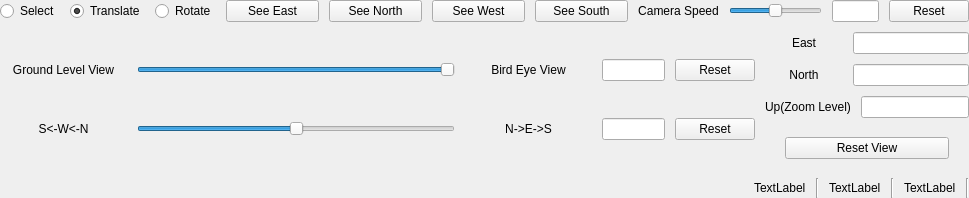
         <widget class="QFrame" name="frame_2">
          <layout class="QVBoxLayout" name="verticalLayout_mainwidget" stretch="0,10,0,0,0">
           <property name="spacing">
            <number>10</number>
           </property>
           <property name="sizeConstraint">
            <enum>QLayout::SetMinimumSize</enum>
           </property>
           <property name="leftMargin">
            <number>0</number>
           </property>
           <property name="topMargin">
            <number>0</number>
           </property>
           <property name="rightMargin">
            <number>0</number>
           </property>
           <property name="bottomMargin">
            <number>0</number>
           </property>
           <item>
            <layout class="QHBoxLayout" name="horizontalLayout_veiwbar" stretch="0,0,0,2,2,2,2,1,2,1,1">
             <item>
              <widget class="QRadioButton" name="rbtn_view_select">
               <property name="enabled">
                <bool>true</bool>
               </property>
               <property name="text">
                <string>Select</string>
               </property>
              </widget>
             </item>
             <item>
              <widget class="QRadioButton" name="rbtn_view_trans">
               <property name="styleSheet">
                <string notr="true"/>
               </property>
               <property name="text">
                <string>Translate</string>
               </property>
               <property name="checked">
                <bool>true</bool>
               </property>
              </widget>
             </item>
             <item>
              <widget class="QRadioButton" name="rbtn_view_rotate">
               <property name="text">
                <string>Rotate</string>
               </property>
              </widget>
             </item>
             <item>
              <widget class="QPushButton" name="btn_view_xy">
               <property name="text">
                <string>See East</string>
               </property>
              </widget>
             </item>
             <item>
              <widget class="QPushButton" name="btn_view_yz">
               <property name="text">
                <string>See North</string>
               </property>
              </widget>
             </item>
             <item>
              <widget class="QPushButton" name="btn_view_zx">
               <property name="text">
                <string>See West</string>
               </property>
              </widget>
             </item>
             <item>
              <widget class="QPushButton" name="btn_view_south">
               <property name="text">
                <string>See South</string>
               </property>
              </widget>
             </item>
             <item>
              <widget class="QLabel" name="label_camera_speed">
               <property name="layoutDirection">
                <enum>Qt::LeftToRight</enum>
               </property>
               <property name="text">
                <string>Camera Speed</string>
               </property>
               <property name="alignment">
                <set>Qt::AlignCenter</set>
               </property>
              </widget>
             </item>
             <item>
              <widget class="QSlider" name="slider_camera_speed">
               <property name="minimum">
                <number>-10</number>
               </property>
               <property name="maximum">
                <number>10</number>
               </property>
               <property name="orientation">
                <enum>Qt::Horizontal</enum>
               </property>
              </widget>
             </item>
             <item>
              <widget class="QLineEdit" name="edit_camera_speed">
               <property name="alignment">
                <set>Qt::AlignCenter</set>
               </property>
              </widget>
             </item>
             <item>
              <widget class="QPushButton" name="reset_camera_speed">
               <property name="text">
                <string>Reset</string>
               </property>
              </widget>
             </item>
            </layout>
           </item>
           <item>
            <layout class="QVBoxLayout" name="verticalLayout_opengl"/>
           </item>
           <item>
            <layout class="QHBoxLayout" name="horizontalLayout_2" stretch="6,0">
             <item>
              <layout class="QVBoxLayout" name="verticalLayout_5">
               <item>
                <layout class="QHBoxLayout" name="horizontalLayout_rotation_x" stretch="2,5,2,1,1">
                 <property name="spacing">
                  <number>10</number>
                 </property>
                 <item>
                  <widget class="QLabel" name="label_x">
                   <property name="sizePolicy">
                    <sizepolicy hsizetype="MinimumExpanding" vsizetype="Minimum">
                     <horstretch>0</horstretch>
                     <verstretch>0</verstretch>
                    </sizepolicy>
                   </property>
                   <property name="layoutDirection">
                    <enum>Qt::LeftToRight</enum>
                   </property>
                   <property name="text">
                    <string>Ground Level View</string>
                   </property>
                   <property name="textFormat">
                    <enum>Qt::AutoText</enum>
                   </property>
                   <property name="alignment">
                    <set>Qt::AlignCenter</set>
                   </property>
                  </widget>
                 </item>
                 <item>
                  <widget class="QSlider" name="slider_x">
                   <property name="minimum">
                    <number>-90</number>
                   </property>
                   <property name="maximum">
                    <number>0</number>
                   </property>
                   <property name="orientation">
                    <enum>Qt::Horizontal</enum>
                   </property>
                  </widget>
                 </item>
                 <item>
                  <widget class="QLabel" name="label">
                   <property name="sizePolicy">
                    <sizepolicy hsizetype="MinimumExpanding" vsizetype="Minimum">
                     <horstretch>0</horstretch>
                     <verstretch>0</verstretch>
                    </sizepolicy>
                   </property>
                   <property name="text">
                    <string>Bird Eye View</string>
                   </property>
                   <property name="alignment">
                    <set>Qt::AlignCenter</set>
                   </property>
                  </widget>
                 </item>
                 <item>
                  <widget class="QLineEdit" name="edit_xRot">
                   <property name="sizePolicy">
                    <sizepolicy hsizetype="Expanding" vsizetype="Fixed">
                     <horstretch>0</horstretch>
                     <verstretch>0</verstretch>
                    </sizepolicy>
                   </property>
                   <property name="alignment">
                    <set>Qt::AlignCenter</set>
                   </property>
                  </widget>
                 </item>
                 <item>
                  <widget class="QPushButton" name="reset_xRot">
                   <property name="text">
                    <string>Reset</string>
                   </property>
                  </widget>
                 </item>
                </layout>
               </item>
               <item>
                <layout class="QHBoxLayout" name="horizontalLayout_rotation_z" stretch="2,5,2,1,1">
                 <property name="spacing">
                  <number>10</number>
                 </property>
                 <item>
                  <widget class="QLabel" name="label_z">
                   <property name="sizePolicy">
                    <sizepolicy hsizetype="MinimumExpanding" vsizetype="Preferred">
                     <horstretch>0</horstretch>
                     <verstretch>0</verstretch>
                    </sizepolicy>
                   </property>
                   <property name="text">
                    <string>S&lt;-W&lt;-N</string>
                   </property>
                   <property name="alignment">
                    <set>Qt::AlignCenter</set>
                   </property>
                  </widget>
                 </item>
                 <item>
                  <widget class="QSlider" name="slider_z">
                   <property name="minimum">
                    <number>-180</number>
                   </property>
                   <property name="maximum">
                    <number>180</number>
                   </property>
                   <property name="orientation">
                    <enum>Qt::Horizontal</enum>
                   </property>
                  </widget>
                 </item>
                 <item>
                  <widget class="QLabel" name="label_2">
                   <property name="sizePolicy">
                    <sizepolicy hsizetype="MinimumExpanding" vsizetype="Preferred">
                     <horstretch>0</horstretch>
                     <verstretch>0</verstretch>
                    </sizepolicy>
                   </property>
                   <property name="text">
                    <string>N-&gt;E-&gt;S</string>
                   </property>
                   <property name="alignment">
                    <set>Qt::AlignCenter</set>
                   </property>
                  </widget>
                 </item>
                 <item>
                  <widget class="QLineEdit" name="edit_zRot">
                   <property name="alignment">
                    <set>Qt::AlignCenter</set>
                   </property>
                  </widget>
                 </item>
                 <item>
                  <widget class="QPushButton" name="reset_zRot">
                   <property name="text">
                    <string>Reset</string>
                   </property>
                  </widget>
                 </item>
                </layout>
               </item>
              </layout>
             </item>
             <item>
              <layout class="QVBoxLayout" name="verticalLayout_6" stretch="1,1,1,1">
               <item>
                <layout class="QHBoxLayout" name="horizontalLayout_3" stretch="4,6">
                 <item>
                  <widget class="QLabel" name="label_east">
                   <property name="text">
                    <string>East</string>
                   </property>
                   <property name="alignment">
                    <set>Qt::AlignCenter</set>
                   </property>
                  </widget>
                 </item>
                 <item>
                  <widget class="QLineEdit" name="edit_east"/>
                 </item>
                </layout>
               </item>
               <item>
                <layout class="QHBoxLayout" name="horizontalLayout_4" stretch="4,6">
                 <item>
                  <widget class="QLabel" name="label_north">
                   <property name="text">
                    <string>North</string>
                   </property>
                   <property name="alignment">
                    <set>Qt::AlignCenter</set>
                   </property>
                  </widget>
                 </item>
                 <item>
                  <widget class="QLineEdit" name="edit_north"/>
                 </item>
                </layout>
               </item>
               <item>
                <layout class="QHBoxLayout" name="horizontalLayout_5" stretch="4,6">
                 <item>
                  <widget class="QLabel" name="label_up">
                   <property name="text">
                    <string>Up(Zoom Level)</string>
                   </property>
                   <property name="alignment">
                    <set>Qt::AlignCenter</set>
                   </property>
                  </widget>
                 </item>
                 <item>
                  <widget class="QLineEdit" name="edit_up"/>
                 </item>
                </layout>
               </item>
               <item>
                <layout class="QHBoxLayout" name="horizontalLayout" stretch="1,8,1">
                 <item>
                  <spacer name="verticalSpacer">
                   <property name="orientation">
                    <enum>Qt::Vertical</enum>
                   </property>
                   <property name="sizeHint" stdset="0">
                    <size>
                     <width>20</width>
                     <height>40</height>
                    </size>
                   </property>
                  </spacer>
                 </item>
                 <item>
                  <widget class="QPushButton" name="reset_up">
                   <property name="sizePolicy">
                    <sizepolicy hsizetype="Minimum" vsizetype="Fixed">
                     <horstretch>0</horstretch>
                     <verstretch>0</verstretch>
                    </sizepolicy>
                   </property>
                   <property name="baseSize">
                    <size>
                     <width>0</width>
                     <height>0</height>
                    </size>
                   </property>
                   <property name="text">
                    <string>Reset View</string>
                   </property>
                  </widget>
                 </item>
                 <item>
                  <spacer name="verticalSpacer_2">
                   <property name="orientation">
                    <enum>Qt::Vertical</enum>
                   </property>
                   <property name="sizeHint" stdset="0">
                    <size>
                     <width>20</width>
                     <height>40</height>
                    </size>
                   </property>
                  </spacer>
                 </item>
                </layout>
               </item>
              </layout>
             </item>
            </layout>
           </item>
           <item>
            <layout class="QVBoxLayout" name="verticalLayout_rotation">
             <property name="spacing">
              <number>0</number>
             </property>
            </layout>
           </item>
           <item>
            <layout class="QHBoxLayout" name="horizontalLayout_log">
             <item>
              <spacer name="horizontalSpacer">
               <property name="orientation">
                <enum>Qt::Horizontal</enum>
               </property>
               <property name="sizeHint" stdset="0">
                <size>
                 <width>40</width>
                 <height>20</height>
                </size>
               </property>
              </spacer>
             </item>
             <item>
              <widget class="QLabel" name="label_range_x">
               <property name="text">
                <string>TextLabel</string>
               </property>
              </widget>
             </item>
             <item>
              <widget class="Line" name="line_1">
               <property name="orientation">
                <enum>Qt::Vertical</enum>
               </property>
              </widget>
             </item>
             <item>
              <widget class="QLabel" name="label_range_y">
               <property name="text">
                <string>TextLabel</string>
               </property>
              </widget>
             </item>
             <item>
              <widget class="Line" name="line_2">
               <property name="orientation">
                <enum>Qt::Vertical</enum>
               </property>
              </widget>
             </item>
             <item>
              <widget class="QLabel" name="label_zoom">
               <property name="text">
                <string>TextLabel</string>
               </property>
              </widget>
             </item>
             <item>
              <widget class="Line" name="line_3">
               <property name="orientation">
                <enum>Qt::Vertical</enum>
               </property>
              </widget>
             </item>
            </layout>
           </item>
          </layout>
         </widget>
